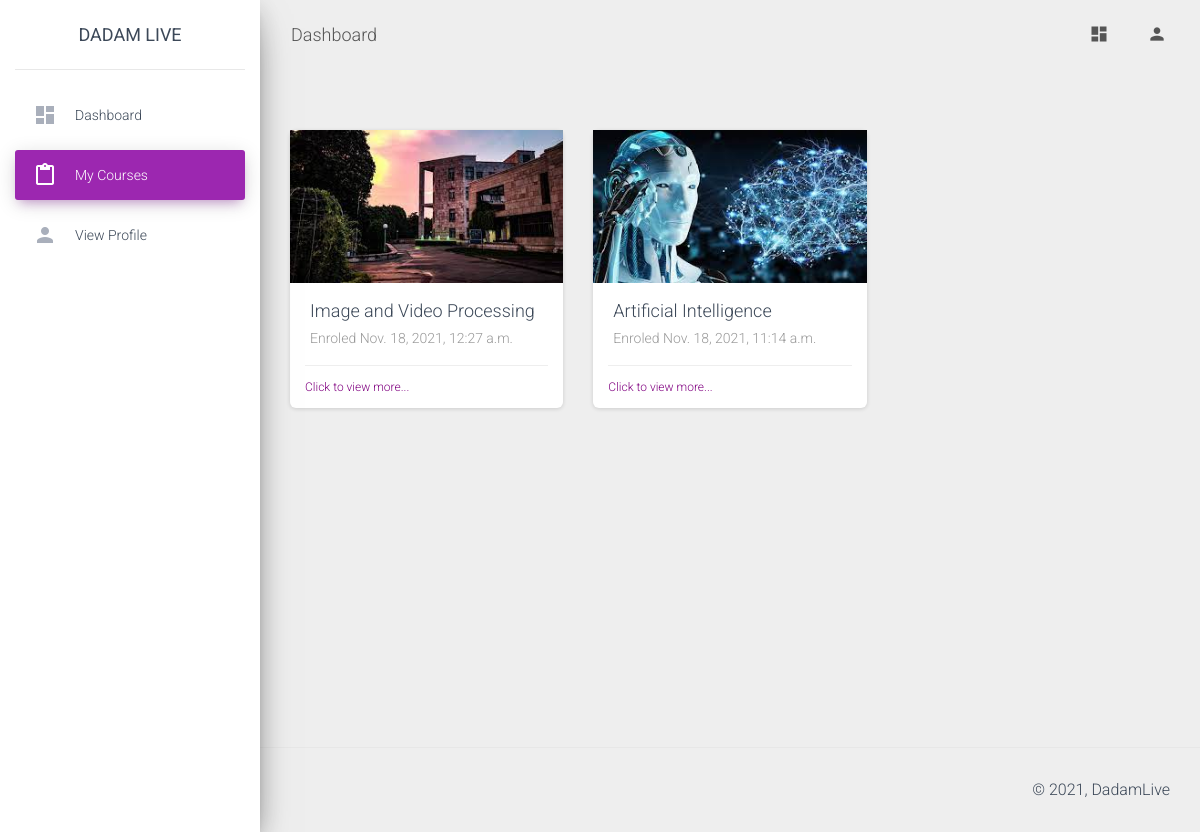
The page /dashboard/student/courses/ (signed in) on the database its author committed.
### faculty/models.py (models this page shows, shortened)
class Enrolment(models.Model):
    course=models.ForeignKey(Course, on_delete=models.CASCADE, null=True, blank=True)
    user=models.ForeignKey(User, on_delete=models.CASCADE, null=True, blank=True)
    userType=models.ForeignKey(UserType, on_delete=models.SET_NULL, null=True, blank=True)
    enrolled_on=models.DateTimeField(default=datetime.datetime.now(timezone('Asia/Kolkata')))

class Course(models.Model):
    instructor=models.ForeignKey(User, on_delete=models.CASCADE, null=True, blank=True)
    image=models.ImageField(upload_to='post_images/', default="demo.jpg", null=True)
    courseName=models.CharField(null=True, max_length=200)
    created_on=models.DateTimeField(default=datetime.datetime.now(timezone('Asia/Kolkata')))

### student/views.py (the view)
# urls.py: path('courses/',views.my_courses,name="my_courses"),
def my_courses(request):
    student=basicChecking(request)
    if student[0]==False:
        return student[1]
    student=student[1]
    usertype=UserType.objects.get(userTypeCode=settings.CODE_STUDENT)
    enrolments=Enrolment.objects.filter(user=request.user, userType=usertype)
    return render(request,"student/my_courses.html",context={"student": student, "enrolments": enrolments})

### student/views.py (called while the page is built)
def basicChecking(request):
    if request.user.is_authenticated==False:
        return [False, redirect('home')]
    try:
        info=UserInformation.objects.get(user=request.user)
        if info.userType.userTypeCode==settings.CODE_STUDENT:
            student=Student.objects.get(user=request.user)
            return [True, student]
        return [False, redirect('home')]
    except:
        return [False, redirect('home')]

### student/templates/student/my_courses.html (shortened to what this page needs)
{% extends 'student/base.html' %} {% load static %}
{% block heading %}Dashboard{% endblock %}
{% block main_body %}
      <div class="row">
        {% for e in enrolments %}
        <div class="col-md-4">
          <a href="{% url 'view_course_student' course_id=e.course.id %}">
            <div class="card card-chart">
              {% if e.course.image %}
              <img src="{{e.course.image.url}}">
              {% else %}
              <img src="{% static 'images/demo.jpg' %}">
              {% endif %}
              <div class="card-body">
                <h4 class="card-title">{{e.course.courseName}}</h4>
                <p class="card-category">Enroled {{e.enrolled_on}}</p>
              </div>
              <div class="card-footer">
                <div class="stats" style="color: purple;">
                  Click to view more...
                </div>
              </div>
            </div>
          </a>
        </div>
        {% endfor %}
      </div>
{% endblock %}
{% block left_panel %}
<li class="nav-item">
    <a class="nav-link" href="{% url 'dashboardStudent' %}">
      <i class="material-icons">dashboard</i>
      <p>Dashboard</p>
    </a>
  </li>
  <li class="nav-item active">
    <a class="nav-link" href="{% url 'my_courses' %}">
      <i class="material-icons">content_paste</i>
      <p>My courses</p>
    </a>
  </li>
  <li class="nav-item ">
    <a class="nav-link" href="{% url 'view_profile_st' %}">
      <i class="material-icons">person</i>
      <p>View Profile</p>
    </a>
  </li>
{% endblock %}

### rows shown on the page
Enrolment: course.image (picture), course.courseName "Image and Video Processing", enrolled_on "Nov. 18, 2021, 12:27 a.m."
Enrolment: course.image (picture), course.courseName "Artificial Intelligence", enrolled_on "Nov. 18, 2021, 11:14 a.m."
